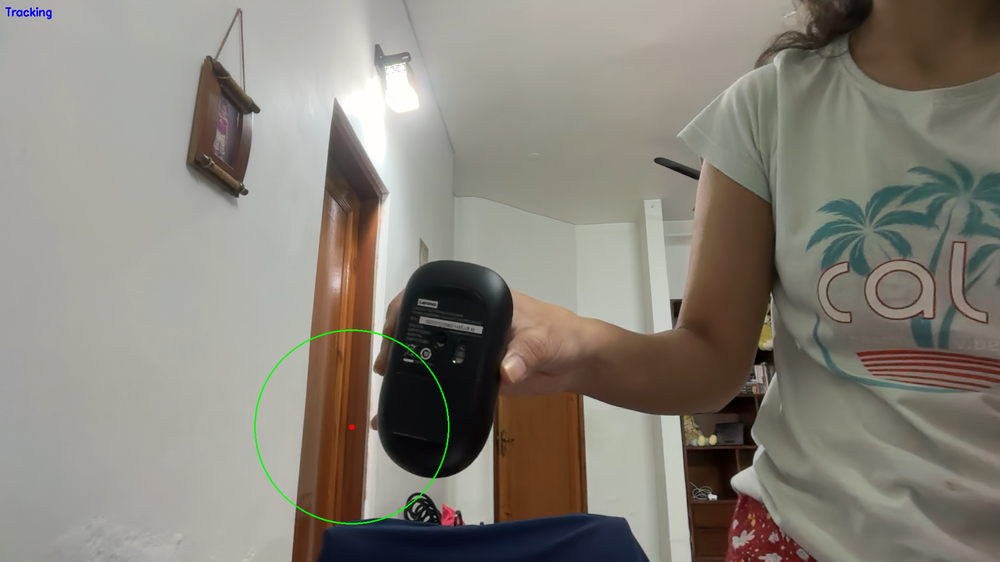
#> input picture snapshots/frame_4822406293250.png, 1000 x 562 px, shrunk from 1920 x 1080 before the run, given in place of the camera
$ python tracker.py
#> lines starting #> are read from the running program, lines starting #| are printed output that depends on the picture; after the words box and inside, x2 and y2 are one past the last pixel; in counts of white or black regions, pixels touching at a corner belong together
import cv2
import numpy as np

# --- 1. Define HSV color range for the object ---
# Example: red object
lower_color = np.array([0, 120, 70])
upper_color = np.array([10, 255, 255])

# --- 2. Initialize webcam ---
cap = cv2.VideoCapture(0)

if not cap.isOpened():
    print("Error: Could not open webcam.")
    exit()

while True:
    ret, frame = cap.read()
#> frame is the input picture: shape (562, 1000, 3); mean B, G, R 121.2, 130.4, 135.3
    if not ret:
        break

    # --- 3. Preprocess frame ---
    blurred = cv2.GaussianBlur(frame, (11, 11), 0)
    hsv = cv2.cvtColor(blurred, cv2.COLOR_BGR2HSV)
#> hsv: shape (562, 1000, 3); mean H, S, V 32.6, 43.5, 137.6

    # --- 4. Create mask for the color ---
    mask = cv2.inRange(hsv, lower_color, upper_color)
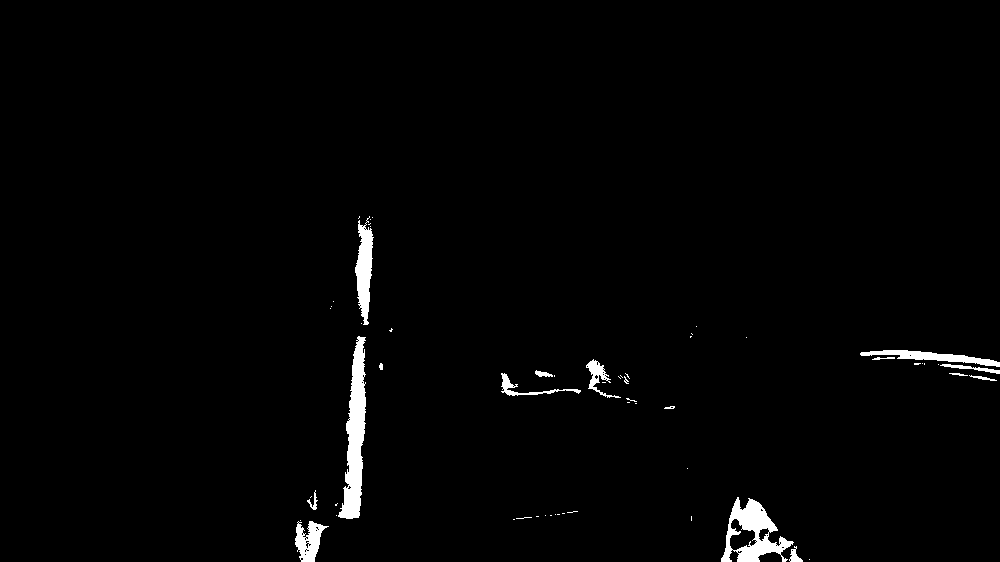
#> mask: shape (562, 1000); 1.6% white; 59 white regions (43 under 20 px), largest, box (x1, y1, x2, y2) and area: (338, 336, 366, 519) 2667, (721, 497, 794, 562) 2041, (355, 216, 374, 325) 1186

    # Optional: clean noise
    mask = cv2.erode(mask, None, iterations=2)
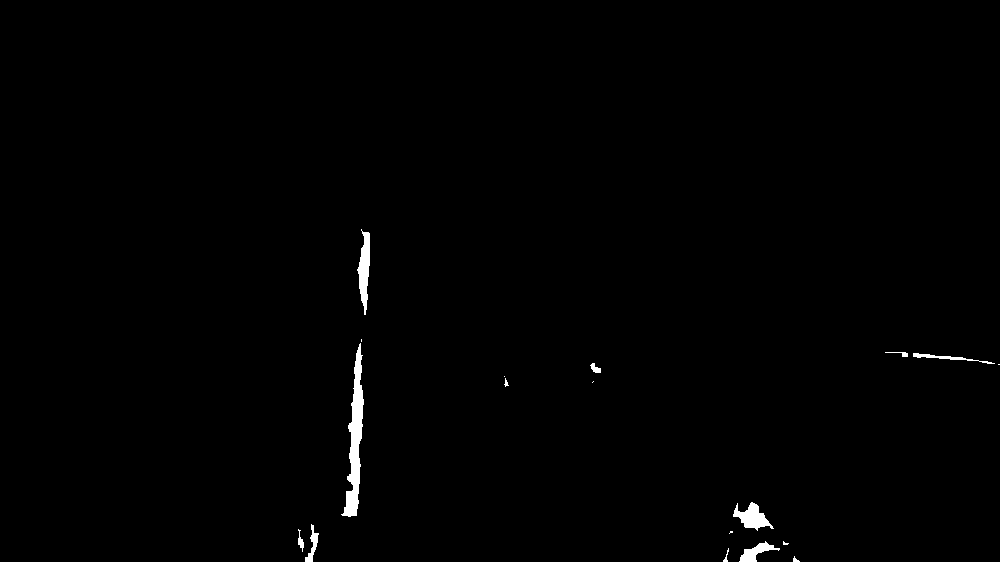
#> mask: shape (562, 1000); 0.69% white; 18 white regions (6 under 20 px), largest, box (x1, y1, x2, y2) and area: (341, 343, 364, 517) 1643, (357, 229, 370, 315) 634, (733, 502, 774, 531) 560
    mask = cv2.dilate(mask, None, iterations=2)
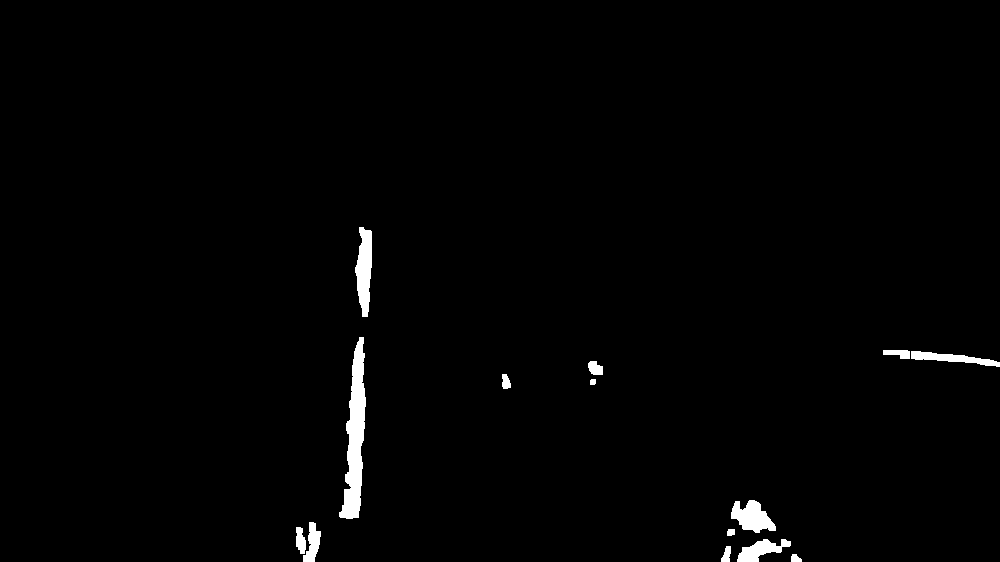
#> mask: shape (562, 1000); 1.3% white; 14 white regions

    # --- 5. Find contours ---
    contours, _ = cv2.findContours(mask.copy(), cv2.RETR_EXTERNAL, cv2.CHAIN_APPROX_SIMPLE)
#> contours = 14 contours; largest, box (x1, y1, x2, y2) and area: (339, 337, 366, 519) 2359, (355, 227, 372, 317) 965, (731, 500, 776, 533) 835, (737, 539, 791, 562) 574, (911, 351, 1000, 367) 526

    if contours:
        # Find the largest contour
        c = max(contours, key=cv2.contourArea)
#> c = contour of 120 points, box (x1, y1, x2, y2) (339, 337, 366, 519), area 2359
        ((x, y), radius) = cv2.minEnclosingCircle(c)
#> x = 354.5; y = 427.5; radius = 90.9

        if radius > 10:
            # Draw circle + center point
            cv2.circle(frame, (int(x), int(y)), int(radius), (0, 255, 0), 2)
            cv2.circle(frame, (int(x), int(y)), 5, (0, 0, 255), -1)
#> frame: shape (562, 1000, 3); mean B, G, R 120.9, 130.8, 135
            cv2.putText(frame, f"Tracking", (10, 30), cv2.FONT_HERSHEY_SIMPLEX, 0.7, (255, 0, 0), 2)
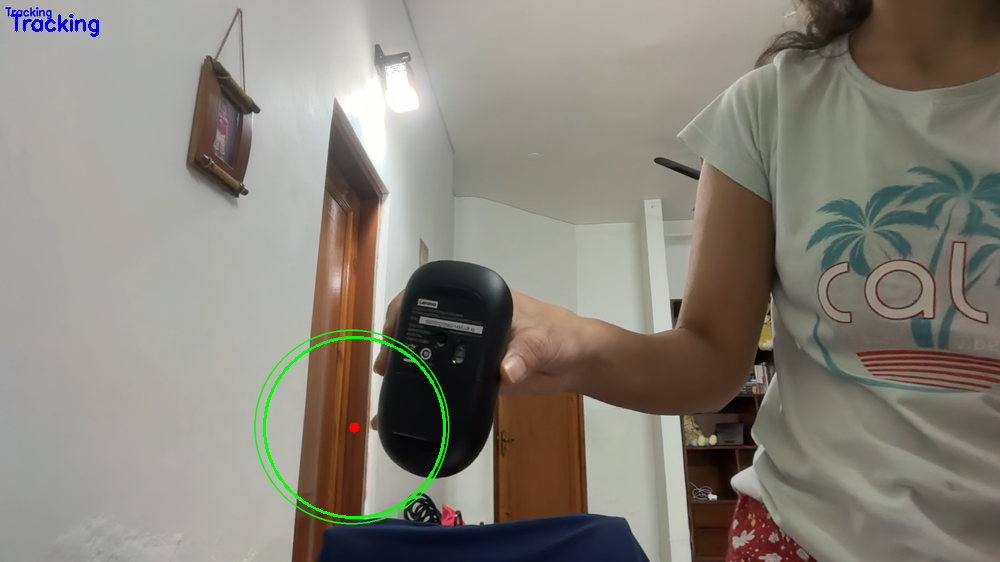
#> frame: shape (562, 1000, 3); mean B, G, R 121, 130.6, 134.8

    # --- 6. Show frame ---
    cv2.imshow("Object Tracker", frame)

    # Save snapshot on key 's'
    key = cv2.waitKey(1) & 0xFF
#> (key q is pressed here)
    if key == ord('s'):
        filename = f"snapshots/frame_{int(cv2.getTickCount())}.png"
        cv2.imwrite(filename, frame)
        print(f"Snapshot saved: {filename}")
    elif key == ord('q'):
        break

    # Exit on 'q'
    if cv2.waitKey(1) & 0xFF == ord('q'):
        break

# --- 7. Cleanup ---
cap.release()
cv2.destroyAllWindows()
